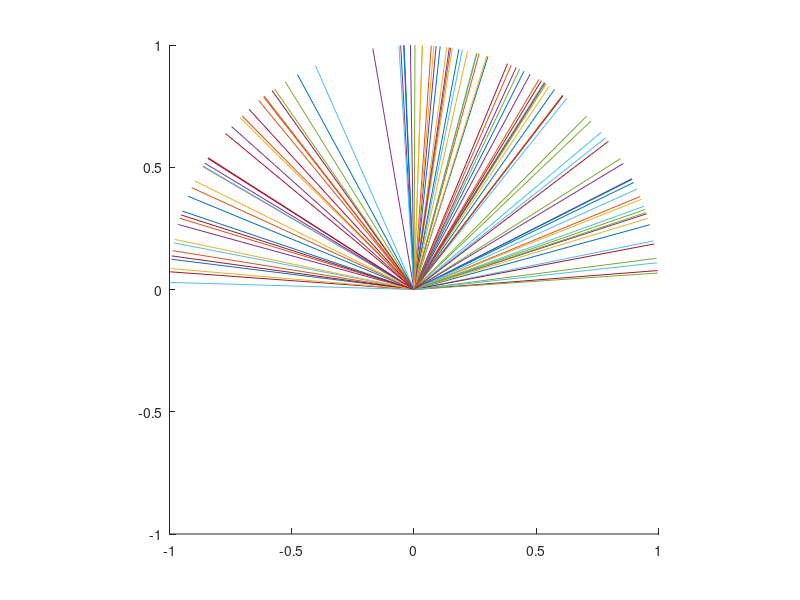
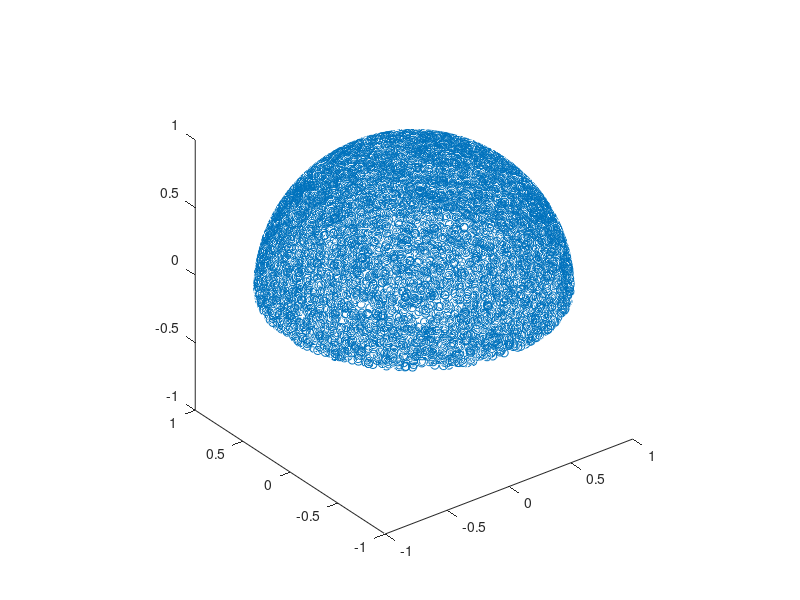
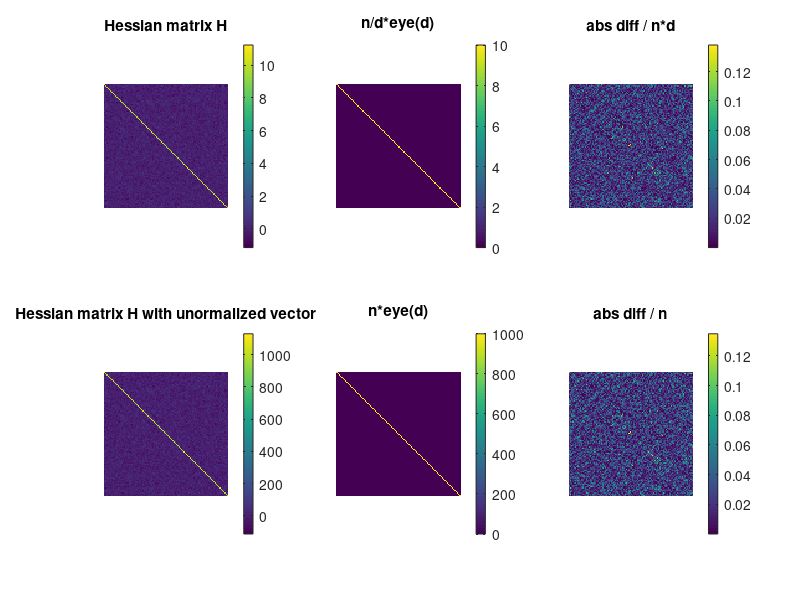

The MATLAB source for these figures, in order:
%% Script to see the Hessian matrix structure
clear all, close all, clc

use_half_sphere = 1 % 
use_random_dir = 1

%% 2D case
d = 2;
n = 1e2;
if ~use_random_dir % regular directions
    t = (0:n-1)/n;
else % random directions uniformly sampled
    t = rand(1,n);
end
    
if use_half_sphere
    t = t*pi;
else
    t = t*2*pi;
end

o = [cos(t); sin(t)];
H = o*o'

% [P,D] = eig(H)


figure, 
if n<=1e2
    line([zeros(1,n);o(1,:)],[zeros(1,n);o(2,:)])
else
    plot(o(1,:),o(2,:),'o')
end
axis([-1 1 -1 1]), axis equal

%% 3D case
d = 3;
n = 1e2; % n^2 directions
if ~use_random_dir % regular directions
    t = (0:n-1)/n;
    u = linspace(-1,1,n);
    % area : sin(v)dtdv = dtdu = mesure uniforme sur la sphere
    u = acos(u);
    n2 = n*n;

    if use_half_sphere
        t = t*pi;
    else
        t = t*2*pi;
    end
    
    [t,u] = meshgrid(t,u);
    t = t(:)'; u = u(:)';

    o = [cos(t).*sin(u); sin(t).*sin(u); cos(u)];
    
    
else % random directions uniformly sampled
    n2 = n*n;
    o = randn(d,n2);
    if use_half_sphere
       o(3,:) = abs(o(3,:)); 
    end
    o = o./repmat(sum(o.^2,1).^(1/2),[d 1]); % normalization
end

H = o*o'

% [P,D] = eig(H)


figure, 
if n2<=1e2
    line([zeros(1,n2);o(1,:)],[zeros(1,n2);o(2,:)],[zeros(1,n2);o(3,:)])
else
    plot3(o(1,:),o(2,:),o(3,:),'o')
end
axis([-1 1 -1 1 -1 1]), axis equal

%% d-D case : uniform distribution on the hyper sphere S^{d-1}

d = 1e2;
n = 1e3;

o = randn(d,n);
Hb = o*o' ;% normaly distributed vector
Ib = eye(d)*n; % asymtotic limit

o = o./repmat(sum(o.^2,1).^(1/2),[d 1]); % normalization
H = o*o'; % uniform on the hypersphere
I = eye(d)*n/d; % asymtotic limit

figure, 
subplot(2,3,1), imagesc(H), colorbar, title('Hessian matrix H'), axis equal, axis off
subplot(2,3,2), imagesc(I), colorbar, title('n/d*eye(d)'), axis equal, axis off
subplot(2,3,3), imagesc(abs(H-I)/n*d), colorbar, title('abs diff / n*d'), axis equal, axis off
subplot(2,3,4), imagesc(Hb), colorbar, title('Hessian matrix H with unormalized vector'), axis equal, axis off
subplot(2,3,5), imagesc(Ib), colorbar, title('n*eye(d)'), axis equal, axis off
subplot(2,3,6), imagesc(abs(Hb-Ib)/n), colorbar, title('abs diff / n'), axis equal, axis off


